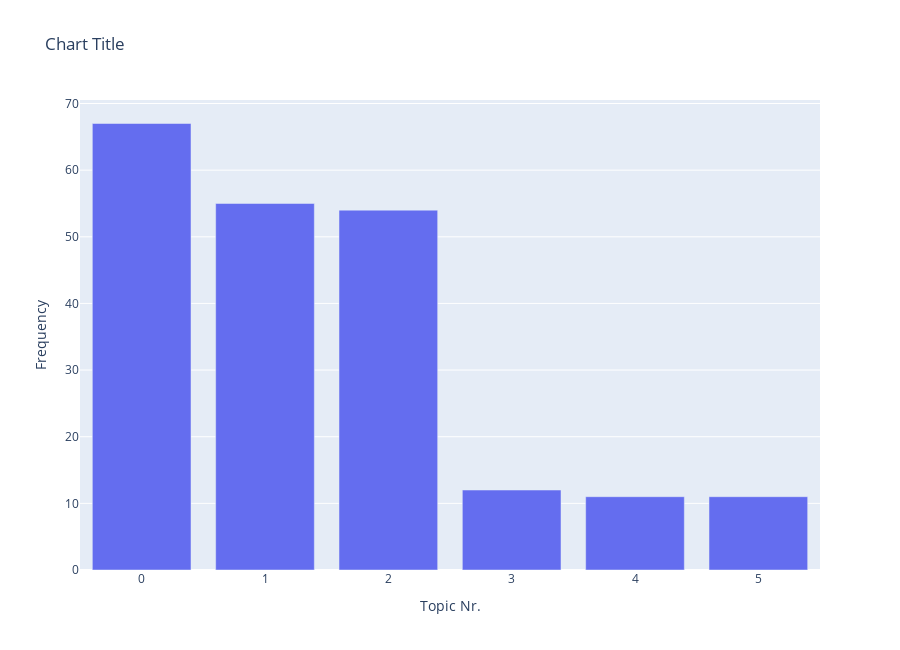

The notebook cell saved with this chart:
### Code cell
score_reasons_chart = create_topicFreq_chart(score_reason_topics_df, x='Topic', xaxis_title='Topic Nr.')

score_reasons_chart

### Figure 1 — Plotly figure (JSON) as saved in the notebook; plotly's stock layout.template omitted (floating-point values rounded to 4 significant figures)
{"data": [{"alignmentgroup": "True", "customdata": [["homeschooling, practice tool, homeschool, educational, lessons"], ["love site, website, site, using website, providing free"], ["library, library focused, printable use, literacy letters, tok"], ["always find, find need, hard find, struggle find, find want"], ["love enjoy, love, love favorite, love love, favorite"], ["products good, quality products, appreciate products, like products, happy products"]], "hovertemplate": "Label: %{x}<br>Frequency: %{y}<br>Top 5 words: %{customdata[0]}<extra></extra>", "legendgroup": "", "marker": {"color": "#646DEF", "pattern": {"shape": ""}}, "name": "", "offsetgroup": "", "orientation": "v", "showlegend": false, "textposition": "outside", "type": "bar", "x": [0, 1, 2, 3, 4, 5], "xaxis": "x", "y": [67, 55, 54, 12, 11, 11], "yaxis": "y"}], "layout": {"barmode": "relative", "height": 650, "legend": {"tracegroupgap": 0}, "title": {"text": "Chart Title"}, "uniformtext": {"minsize": 8, "mode": "hide"}, "xaxis": {"anchor": "y", "domain": [0, 1], "title": {"text": "Topic Nr."}}, "yaxis": {"anchor": "x", "domain": [0, 1], "title": {"text": "Frequency"}}}}
